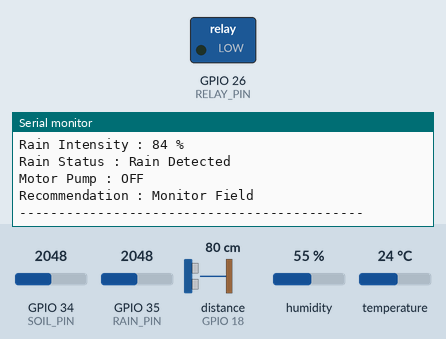
A sketch run on a simulated ESP32. Parts: switched loads named in the sketch (green lamp = pin HIGH), the last lines printed to the serial monitor. Wiring (inferred from the names in the program): ultrasonic range finder: trigger GPIO 5; echo GPIO 18. The test bench sets the inputs (shaded band); at power-on: GPIO 35 (RAIN_PIN) = 2048, GPIO 34 (SOIL_PIN) = 2048, distance to the obstacle (sensor on GPIO 18) 80 cm, humidity 55 %, temperature 24 °C. The echo pulse lasts 58.3 µs per cm; WiFi joins after 1.5 s; servers stay silent unless stated; pins used as bus, display or sensor lines are not drawn.

Above: at 2.7 s.
2.8 s: GPIO 35 (RAIN_PIN) set to 2866
At 4.95 s:
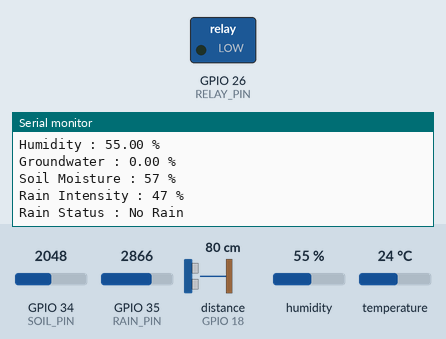
9.5 s: GPIO 34 (SOIL_PIN) set to 1228
At 12.9 s:
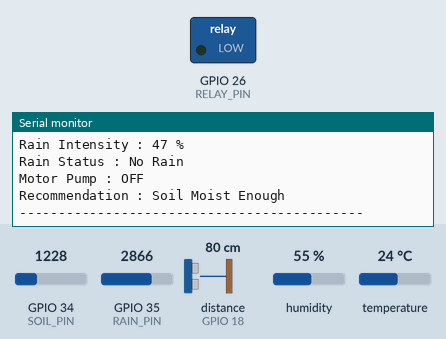

The sketch:

Hydro_Pulse_esp.ino
```cpp
#include <DHT.h>
#include <WiFi.h>
#include <HTTPClient.h>
#include <ArduinoJson.h>

// -------------------- DHT11 --------------------
#define DHTPIN 4
#define DHTTYPE DHT11
DHT dht(DHTPIN, DHTTYPE);

// -------------------- Ultrasonic --------------------
#define TRIG_PIN 5
#define ECHO_PIN 18

// -------------------- Soil Moisture --------------------
#define SOIL_PIN 34

// -------------------- Rain Sensor --------------------
#define RAIN_PIN 35

// -------------------- Motor Relay --------------------
#define RELAY_PIN 26
// NOTE: many relay modules are "active LOW" (LOW = ON, HIGH = OFF).
// If your motor turns on when it should be off, swap HIGH/OFF below.
bool motorOn = false;

long duration;
float distance;

// Change according to your tank
float tankHeight = 13.0;

// -------------------- WiFi + Firebase --------------------
// Add your Wi-Fi credentials locally before uploading to the ESP32.
// Do NOT commit your real credentials to a public GitHub repository.
const char* WIFI_SSID     = "YOUR_WIFI_SSID";
const char* WIFI_PASSWORD = "YOUR_WIFI_PASSWORD";

const char* FIREBASE_URL =
  "https://hydropulse-67721-default-rtdb.asia-southeast1.firebasedatabase.app/farms/farm1/latest.json";

const char* CONTROL_URL =
  "https://hydropulse-67721-default-rtdb.asia-southeast1.firebasedatabase.app/farms/farm1/control/mode.json";

int loopCount = 0; // used to upload every ~10th loop (about every 30s)

// Reads the dashboard's chosen mode: "auto", "on", or "off".
// Defaults to "auto" if nothing is set yet or the request fails.
String readControlMode() {
  if (WiFi.status() != WL_CONNECTED) return "auto";

  HTTPClient http;
  http.begin(CONTROL_URL);
  int code = http.GET();
  String mode = "auto";
  if (code == 200) {
    String payload = http.getString();
    payload.replace("\"", "");
    payload.trim();
    if (payload == "on" || payload == "off" || payload == "auto") {
      mode = payload;
    }
  }
  http.end();
  return mode;
}

void connectWiFi() {
  Serial.print("Connecting to WiFi");
  WiFi.begin(WIFI_SSID, WIFI_PASSWORD);
  int attempts = 0;
  while (WiFi.status() != WL_CONNECTED && attempts < 30) {
    delay(500);
    Serial.print(".");
    attempts++;
  }
  if (WiFi.status() == WL_CONNECTED) {
    Serial.println("\nWiFi connected. IP: " + WiFi.localIP().toString());
  } else {
    Serial.println("\nWiFi failed to connect — will retry later.");
  }
}

void uploadToFirebase(float groundwaterPercent, int soilPercent, int rainPercent, float temperature, float humidity, bool motorState, const char* motorReason) {
  if (WiFi.status() != WL_CONNECTED) {
    connectWiFi();
    return;
  }

  StaticJsonDocument<384> doc;
  doc["groundwater"]  = groundwaterPercent;
  doc["soilMoisture"] = soilPercent;
  doc["rainfall"]     = rainPercent;
  doc["temperature"]  = temperature;
  doc["humidity"]     = humidity;
  doc["updatedAt"]    = millis();
  doc["motorStatus"]  = motorState ? "on" : "off";
  doc["motorReason"]  = motorReason;

  String payload;
  serializeJson(doc, payload);

  HTTPClient http;
  http.begin(FIREBASE_URL);
  http.addHeader("Content-Type", "application/json");
  int responseCode = http.PUT(payload);

  if (responseCode > 0) {
    Serial.print("Firebase upload OK, code: ");
    Serial.println(responseCode);
  } else {
    Serial.print("Firebase upload FAILED: ");
    Serial.println(http.errorToString(responseCode));
  }
  http.end();
}

void setup() {
  Serial.begin(115200);
  dht.begin();
  pinMode(TRIG_PIN, OUTPUT);
  pinMode(ECHO_PIN, INPUT);
  pinMode(RELAY_PIN, OUTPUT);
  digitalWrite(RELAY_PIN, LOW); // start with motor OFF

  connectWiFi();

  Serial.println("============================================");
  Serial.println(" HYDROBYTES SENSOR MONITOR ");
  Serial.println("============================================");
}

void loop() {
  //================ DHT11 ====================
  float humidity = dht.readHumidity();
  float temperature = dht.readTemperature();

  //================ Ultrasonic ================
  digitalWrite(TRIG_PIN, LOW);
  delayMicroseconds(2);
  digitalWrite(TRIG_PIN, HIGH);
  delayMicroseconds(10);
  digitalWrite(TRIG_PIN, LOW);

  duration = pulseIn(ECHO_PIN, HIGH);
  distance = duration * 0.0343 / 2; // raw air gap, in cm — detected normally, nothing else

  // Convert the raw distance straight into a 0–100% "how full is the tank" reading.
  // distance = 0   (sensor right at the surface) -> 100% (full)
  // distance = tankHeight (no water reflecting back) -> 0% (empty)
  float groundwaterPercent = ((tankHeight - distance) / tankHeight) * 100.0;
  if (groundwaterPercent < 0) groundwaterPercent = 0;
  if (groundwaterPercent > 100) groundwaterPercent = 100;

  // TEMP DEBUG — remove once this is working
  Serial.print("[DEBUG] raw duration: ");
  Serial.print(duration);
  Serial.print(" us  |  raw distance: ");
  Serial.print(distance);
  Serial.println(" cm");

  //================ Soil ======================
  int soilRaw = analogRead(SOIL_PIN);
  // Change these after calibration
  int soilPercent = map(soilRaw, 3200, 1200, 0, 100);
  soilPercent = constrain(soilPercent, 0, 100);

  //================ Rain ======================
  int rainRaw = analogRead(RAIN_PIN);
  // Change these after calibration
  int rainPercent = map(rainRaw, 3900, 1700, 0, 100);
  rainPercent = constrain(rainPercent, 0, 100);

  //============================================
  Serial.println("--------------------------------------------");

  // Temperature
  if (isnan(temperature))
    Serial.println("Temperature : Error");
  else {
    Serial.print("Temperature : ");
    Serial.print(temperature);
    Serial.println(" °C");
  }

  // Humidity
  if (isnan(humidity))
    Serial.println("Humidity : Error");
  else {
    Serial.print("Humidity : ");
    Serial.print(humidity);
    Serial.println(" %");
  }

  // Water Level
  Serial.print("Groundwater : ");
  Serial.print(groundwaterPercent);
  Serial.println(" %");

  // Soil Moisture
  Serial.print("Soil Moisture : ");
  Serial.print(soilPercent);
  Serial.println(" %");

  // Rain
  Serial.print("Rain Intensity : ");
  Serial.print(rainPercent);
  Serial.println(" %");

  // Rain Status
  if (rainPercent > 50)
    Serial.println("Rain Status : Rain Detected");
  else
    Serial.println("Rain Status : No Rain");

  //================ Motor Pump (auto + manual override) ================
  String controlMode = readControlMode(); // "auto", "on", or "off" — checked every loop
  const char* motorReason;

  if (controlMode == "on") {
    motorOn = true;
    motorReason = "manualOn";
  } else if (controlMode == "off") {
    motorOn = false;
    motorReason = "manualOff";
  } else {
    // Automatic mode — decide based on soil moisture and rain
    if (!motorOn && soilPercent < 30 && rainPercent < 30) {
      motorOn = true;
      motorReason = "dry";
    } else if (motorOn && soilPercent > 70) {
      motorOn = false;
      motorReason = "sufficient";
    } else if (motorOn && rainPercent >= 50) {
      motorOn = false;
      motorReason = "rain";
    } else {
      motorReason = motorOn ? "dry" : "monitor";
    }
  }
  digitalWrite(RELAY_PIN, motorOn ? HIGH : LOW); // flip HIGH/LOW if your relay is active-LOW

  Serial.print("Motor Pump : ");
  Serial.println(motorOn ? "ON" : "OFF");

  // Irrigation Recommendation
  if (soilPercent < 30 && rainPercent < 30)
    Serial.println("Recommendation : Irrigation Required");
  else if (soilPercent > 70)
    Serial.println("Recommendation : Soil Moist Enough");
  else
    Serial.println("Recommendation : Monitor Field");

  Serial.println("--------------------------------------------");

  // Upload to Firebase roughly every 30 seconds (every 10th loop, since loop runs every 3s)
  loopCount++;
  if (loopCount >= 10) {
    if (!isnan(temperature) && !isnan(humidity)) {
      uploadToFirebase(groundwaterPercent, soilPercent, rainPercent, temperature, humidity, motorOn, motorReason);
    } else {
      Serial.println("Skipping Firebase upload — sensor reading invalid.");
    }
    loopCount = 0;
  }

  delay(3000);
}
```

Measured:
- after the input at 2.8 s, the serial monitor: prints a new line after 2.0 s (image 1)
- after the input at 9.5 s, the serial monitor: prints a new line after 1.8 s (image 2)
